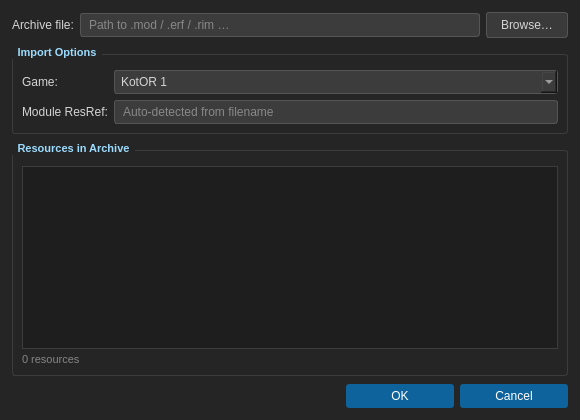
<?xml version="1.0" encoding="UTF-8"?>
<ui version="4.0">
 <class>ModImportDialog</class>
 <widget class="QDialog" name="ModImportDialog">
  <property name="geometry">
   <rect>
    <x>0</x>
    <y>0</y>
    <width>580</width>
    <height>420</height>
   </rect>
  </property>
  <property name="windowTitle">
   <string>Import Module Archive</string>
  </property>
  <property name="modal">
   <bool>true</bool>
  </property>
  <property name="styleSheet">
   <string notr="true">QDialog { background:#252526; color:#d4d4d4; }
QLabel { color:#d4d4d4; }
QLineEdit, QComboBox, QSpinBox {
    background:#3c3c3c; border:1px solid #555; border-radius:3px;
    color:#d4d4d4; padding:3px 6px; font-size:9pt;
}
QListWidget {
    background:#1e1e1e; border:1px solid #3c3c3c; color:#d4d4d4;
    font-family:Consolas,monospace; font-size:9pt;
}
QListWidget::item { padding:2px 4px; }
QListWidget::item:selected { background:#094771; }
QPushButton {
    background:#0e639c; color:#fff; border:none; border-radius:3px;
    padding:5px 14px; font-size:9pt;
}
QPushButton:hover { background:#1177bb; }
QPushButton#btnBrowse { background:#3a3a3a; border:1px solid #555; color:#d4d4d4; }
QPushButton#btnBrowse:hover { background:#4a4a4a; }
QGroupBox {
    color:#9cdcfe; font-size:8pt; font-weight:bold;
    border:1px solid #3c3c3c; border-radius:3px;
    margin-top:8px; padding-top:6px;
}
QGroupBox::title { subcontrol-origin:margin; subcontrol-position:top left; padding:0 4px; }
QDialogButtonBox QPushButton { min-width:80px; }</string>
  </property>
  <layout class="QVBoxLayout" name="mainLayout">
   <property name="spacing"><number>8</number></property>
   <property name="leftMargin"><number>12</number></property>
   <property name="topMargin"><number>12</number></property>
   <property name="rightMargin"><number>12</number></property>
   <property name="bottomMargin"><number>12</number></property>
   <!-- File selection row -->
   <item>
    <layout class="QHBoxLayout" name="fileRow">
     <property name="spacing"><number>6</number></property>
     <item>
      <widget class="QLabel" name="lblFile">
       <property name="text"><string>Archive file:</string></property>
       <property name="minimumWidth"><number>90</number></property>
      </widget>
     </item>
     <item>
      <widget class="QLineEdit" name="editFilePath">
       <property name="placeholderText">
        <string>Path to .mod / .erf / .rim …</string>
       </property>
       <property name="readOnly"><bool>true</bool></property>
      </widget>
     </item>
     <item>
      <widget class="QPushButton" name="btnBrowse">
       <property name="text"><string>Browse…</string></property>
      </widget>
     </item>
    </layout>
   </item>
   <!-- Import options group -->
   <item>
    <widget class="QGroupBox" name="grpOptions">
     <property name="title"><string>Import Options</string></property>
     <layout class="QFormLayout" name="optionsLayout">
      <item row="0" column="0">
       <widget class="QLabel" name="lblGame">
        <property name="text"><string>Game:</string></property>
       </widget>
      </item>
      <item row="0" column="1">
       <widget class="QComboBox" name="cmbGame">
        <item><property name="text"><string>KotOR 1</string></property></item>
        <item><property name="text"><string>KotOR 2 (TSL)</string></property></item>
       </widget>
      </item>
      <item row="1" column="0">
       <widget class="QLabel" name="lblResref">
        <property name="text"><string>Module ResRef:</string></property>
       </widget>
      </item>
      <item row="1" column="1">
       <widget class="QLineEdit" name="editResRef">
        <property name="placeholderText"><string>Auto-detected from filename</string></property>
        <property name="maxLength"><number>16</number></property>
       </widget>
      </item>
     </layout>
    </widget>
   </item>
   <!-- Resource list -->
   <item>
    <widget class="QGroupBox" name="grpResources">
     <property name="title"><string>Resources in Archive</string></property>
     <layout class="QVBoxLayout" name="resourcesLayout">
      <property name="spacing"><number>4</number></property>
      <item>
       <widget class="QListWidget" name="lstResources">
        <property name="toolTip">
         <string>List of resources that will be imported</string>
        </property>
       </widget>
      </item>
      <item>
       <widget class="QLabel" name="lblResourceCount">
        <property name="text"><string>0 resources</string></property>
        <property name="styleSheet">
         <string notr="true">color:#858585; font-size:8pt;</string>
        </property>
       </widget>
      </item>
     </layout>
    </widget>
   </item>
   <!-- Dialog buttons -->
   <item>
    <widget class="QDialogButtonBox" name="buttonBox">
     <property name="orientation">
      <enum>Qt::Horizontal</enum>
     </property>
     <property name="standardButtons">
      <set>QDialogButtonBox::Ok|QDialogButtonBox::Cancel</set>
     </property>
    </widget>
   </item>
  </layout>
 </widget>
 <resources/>
 <connections>
  <connection>
   <sender>buttonBox</sender>
   <signal>accepted()</signal>
   <receiver>ModImportDialog</receiver>
   <slot>accept()</slot>
   <hints>
    <hint type="sourcelabel"><x>289</x><y>400</y></hint>
    <hint type="destinationlabel"><x>289</x><y>210</y></hint>
   </hints>
  </connection>
  <connection>
   <sender>buttonBox</sender>
   <signal>rejected()</signal>
   <receiver>ModImportDialog</receiver>
   <slot>reject()</slot>
   <hints>
    <hint type="sourcelabel"><x>289</x><y>400</y></hint>
    <hint type="destinationlabel"><x>289</x><y>210</y></hint>
   </hints>
  </connection>
 </connections>
</ui>
